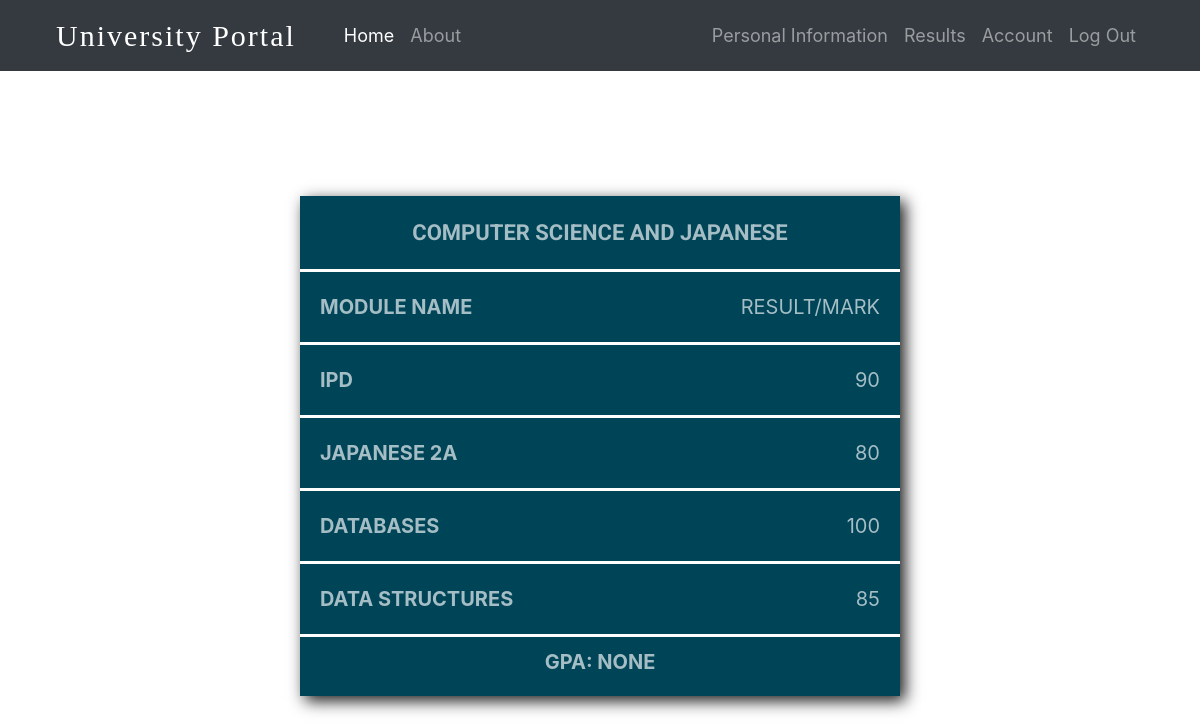
The app's page /results (signed in) with its own data.
### StudentPortal/models.py (models this page shows, shortened)
class StudentInfo(db.Model, UserMixin):
    __tablename__="studentinfo"
    id = db.Column(db.Integer, primary_key=True)
    full_name= db.Column(db.String(60))
    course = db.Column(db.String(60))
    email=db.Column(db.String(60))
    advisor = db.Column(db.String(60))
    phone_number= db.Column(db.Integer)
    module1 = db.Column(db.String(60))
    module2 = db.Column(db.String(60))
    module3 = db.Column(db.String(60))
    module4 = db.Column(db.String(60))
    student_id= db.Column(db.Integer, db.ForeignKey('student.id'))

class StudentResults(db.Model, UserMixin):
    id = db.Column(db.Integer, primary_key=True)
    result1= db.Column(db.Integer)
    result2= db.Column(db.Integer)
    result3= db.Column(db.Integer)
    result4= db.Column(db.Integer)
    gpa= db.Column(db.String(60))
    student_id= db.Column(db.Integer, db.ForeignKey('student.id'))

### StudentPortal/routes.py (the view)
@app.route("/results", methods=["POST", "GET"])
def results():
    if current_user.is_authenticated:
        studentinfo=StudentInfo.query.filter_by(student_id=current_user.id).first()
        studentresult=StudentResults.query.filter_by(student_id=current_user.id).first()
        return render_template("results.html", studentinfo=studentinfo, studentresult=studentresult)
    else:
        flash("Please log in to access the results page", "danger")
        return redirect(url_for('login'))

### StudentPortal/models.py (called while the page is built)
@login_manager.user_loader
def load_user(user_id):
    return Student.query.get(int(user_id))

### StudentPortal/templates/results.html
{% extends "layout.html" %}
{% block body %}
    <div class="result-container">
        <div class="information-card">
            <div class="course-name">
                {{ studentinfo.course }}
            </div>
            <div class="module-result-table">
                <div class="module-name">
                    Module Name
                </div>
                <div class="result">
                    Result/Mark
                </div>
            </div>
            <div class="module-result-table">
                <div class="module-name">
                    {{ studentinfo.module1 }}
                </div>
                <div class="result">
                    {{ studentresult.result1 }}
                </div>
            </div>
            <div class="module-result-table">
                <div class="module-name">
                    {{ studentinfo.module2 }}
                </div>
                <div class="result">
                    {{ studentresult.result2 }}
                </div>
            </div>
            <div class="module-result-table">
                <div class="module-name">
                    {{ studentinfo.module3 }}
                </div>
                <div class="result">
                    {{ studentresult.result3 }}
                </div>
            </div>
            <div class="module-result-table">
                <div class="module-name">
                    {{ studentinfo.module4 }}
                </div>
                <div class="result">
                    {{ studentresult.result4 }}
                </div>
            </div>
            <div class="gpa-container">
                GPA: {{ studentresult.gpa }}
            </div>
        </div>
    </div>
{% endblock %}

### StudentPortal/templates/layout.html (shortened to what this page needs)
<!doctype html>
<html lang="en">
	<head>
		<link rel="stylesheet" href="https://stackpath.bootstrapcdn.com/bootstrap/4.4.1/css/bootstrap.min.css">
		<link rel="stylesheet" href="https://cdnjs.cloudflare.com/ajax/libs/font-awesome/4.7.0/css/font-awesome.min.css">
		<link href="{{ url_for('static', filename='main.css') }}" rel="stylesheet" />
	  </head>
  <body>
		<nav class="navbar navbar-expand-md navbar-dark bg-dark navigation-bar portal-nav">
			<a href="{{ url_for('home') }}" class="navbar-brand">University Portal</a>
			<div class="collapse navbar-collapse" id="navbarMenu">
				<ul class="navbar-nav">
					<li class="nav-item active">
						<a href="{{ url_for('home') }}" class="nav-link">Home</a>
					</li>
					<li class="nav-item">
						<a href="{{ url_for('about') }}" class="nav-link">About</a>
					</li>
				</ul>
				<ul class="navbar-nav ml-auto right-side-nav">
					{% if current_user.is_authenticated %}
						<li class="nav-item">
							<a href="{{ url_for('info') }}" class="nav-link">Personal Information</a>
						</li>
						<li class="nav-item">
							<a href="{{ url_for('results') }}" class="nav-link">Results</a>
						</li>
						<li class="nav-item">
							<a href="{{ url_for('account') }}" class="nav-link">Account</a>
						</li>
						<li class="nav-item">
							<a href="{{ url_for('logout') }}" class="nav-link">Log Out</a>
						</li>
					{% else %}
						<li class="nav-item">
							<a href="{{ url_for('login') }}" class="nav-link">Log In</a>
						</li>
					{% endif %}
				</ul>
			</div>
		</nav>
	  	{% block body %}
	  	{% endblock %}
  </body>
</html>

### StudentPortal/static/main.css (style rules this page uses)
:root { --back_color: #221F2E; --font_color: #2E2B3F; --purple: #6240F6; --pink: #EB7ACB ; --blue: #2Db8E7; }
.navigation-bar { background-color: #1414df; }
.navbar-brand { font-size: 30px; margin-right: 40px; font-family: 'Bitter', serif; letter-spacing: 2px; margin-left: 40px; }
.nav-item { font-size: 18px; }
.right-side-nav { margin-right: 40px; }
.portal-nav { background-color: transparent; }
@media only screen and (max-width: 1200px) { .result-container { width: 100%; } }
.result-container { position: absolute; left: 50%; left: 50%; transform: translate(-50%, 25%); box-shadow: 5px 5px 15px rgba(0,0,0,0.9); width: 600px; height: 500px; }
.information-card { background-color: #004458; height: 100%; color: #A5BDC4; text-transform: uppercase; }
.course-name { background-color: #004458; text-align: center; padding: 20px; font-size: 22px; font-family: 'Roboto', sans-serif; border-bottom: 3px solid white; font-weight: bold; }
.module-result-table { padding: 20px; font-size: 20px; display: flex; justify-content: space-between; border-bottom: 3px solid white; }
.module-name { font-weight: bold; }
.gpa-container { font-size: 20px; text-align: center; font-weight: bold; margin: 10px auto; }

### records on screen
StudentInfo: course "COMPUTER SCIENCE AND JAPANESE", module1 "IPD", module2 "JAPANESE 2A", module3 "DATABASES", module4 "DATA STRUCTURES"
StudentResults: result1 "90", result2 "80", result3 "100", result4 "85", gpa "NONE"
